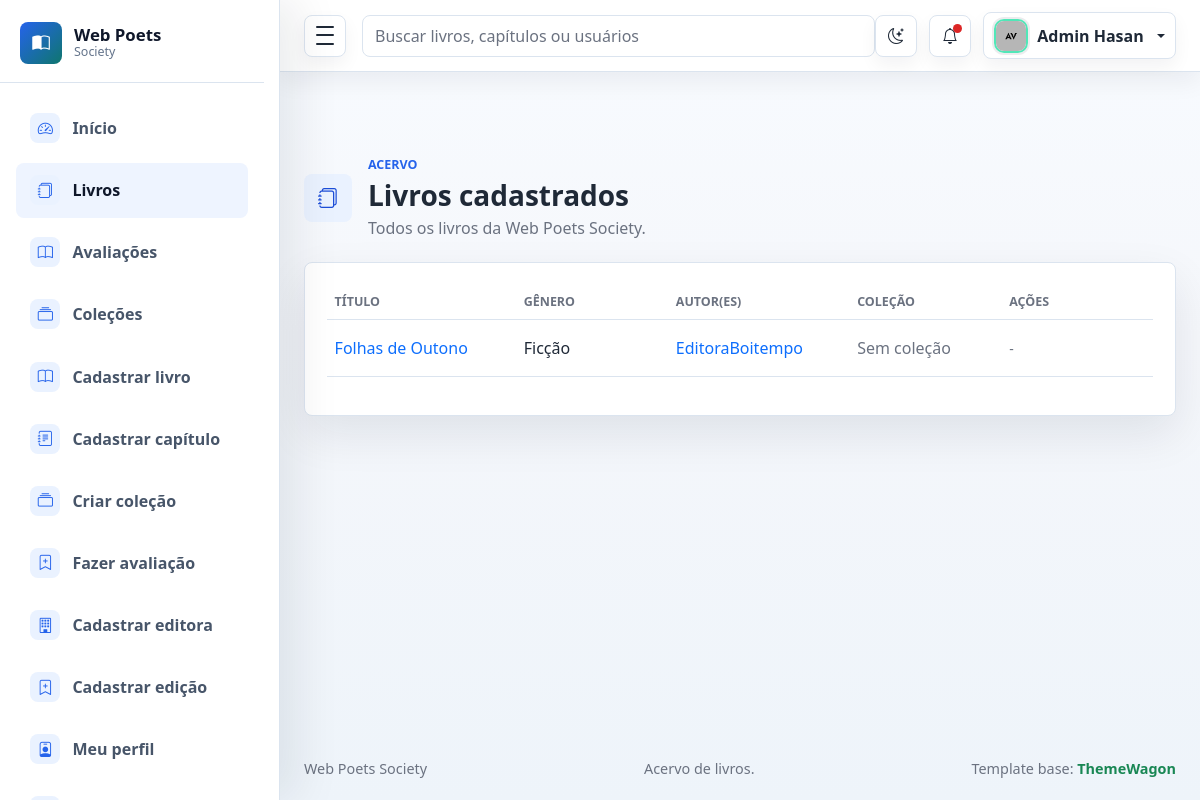
The page /livros/ (signed in) on the database its author committed.
### livros/models.py (models this page shows, shortened)
class Livro(models.Model):
    titulo = models.CharField(max_length=100)
    genero = models.CharField(max_length=50)
    class Meta:
        permissions = (
            ("editar_proprio_livro", "Pode editar o próprio livro"),
            ("editar_qualquer_livro", "Pode editar qualquer livro"),
            ("excluir_proprio_livro", "Pode excluir o próprio livro"),
            ("excluir_qualquer_livro", "Pode excluir qualquer livro"),
        )

### livro_usuario/models.py (models this page shows)
class Livro_Usuario(models.Model):
    livro = models.ForeignKey('livros.livro', on_delete=models.CASCADE)
    autor = models.ForeignKey('usuario.usuario', on_delete=models.CASCADE)

### livros/views.py (the view)
# urls.py: path('', views.lista_livros, name='lista'),
@login_required
def lista_livros(request):
    livros = Livro.objects.order_by('titulo').prefetch_related(
        'livro_usuario_set__autor',
        'livro_colecao_set__colecao',
    )
    return render(request, 'view/livros.html', {'livros': livros})

### template/view/livros.html (shortened to what this page needs)
{% extends "base.html" %}
{% block footer_middle %}Acervo de livros.{% endblock %}
{% block content %}
<div class="container-fluid px-3 px-lg-4 py-4">
  <div class="page-heading">
    <div class="page-heading-copy">
      <span class="page-icon"><i class="bi bi-journals" aria-hidden="true"></i></span>
      <div>
        <p class="eyebrow mb-1">Acervo</p>
        <h1 class="h3 mb-1">Livros cadastrados</h1>
        <p class="text-muted mb-0">Todos os livros da Web Poets Society.</p>
      </div>
    </div>
  </div>
  <section class="panel">
    <div class="table-responsive">
      <table class="table align-middle">
        <thead>
          <tr>
            <th scope="col">Título</th>
            <th scope="col">Gênero</th>
            <th scope="col">Autor(es)</th>
            <th scope="col">Coleção</th>
            <th scope="col">Ações</th>
          </tr>
        </thead>
        <tbody>
          {% for livro in livros %}
            <tr>
              <td>
                <a href="{% url 'capitulo:lista' livro.id %}">{{ livro.titulo }}</a>
              </td>
              <td>{{ livro.genero }}</td>
              <td>
                {% for lu in livro.livro_usuario_set.all %}
                  <a href="{% url 'perfil_publico' lu.autor.username %}">{{ lu.autor.username }}</a>{% if not forloop.last %}, {% endif %}
                {% empty %}
                  <span class="text-muted">Sem autor</span>
                {% endfor %}
              </td>
              <td>
                {% for lc in livro.livro_colecao_set.all %}
                  <span class="badge text-bg-secondary">{{ lc.colecao.titulo }}</span>
                {% empty %}
                  <span class="text-muted">Sem coleção</span>
                {% endfor %}
              </td>
              <td>
                {% if perms.livros.editar_qualquer_livro or perms.livros.excluir_qualquer_livro %}
                    <a href="{% url 'livros:editar' livro.id %}" class="btn btn-sm btn-warning">Editar</a>
                    <a href="{% url 'livros:deletar' livro.id %}" class="btn btn-sm btn-danger">Deletar</a>
                {% elif perms.livros.editar_proprio_livro or perms.livros.excluir_proprio_livro %}
                    <a href="{% url 'livros:editar' livro.id %}" class="btn btn-sm btn-warning">Editar</a>
                    <a href="{% url 'livros:deletar' livro.id %}" class="btn btn-sm btn-danger">Deletar</a>
                {% else %}
                    <span class="text-muted small">-</span>
                {% endif %}
              </td>
            </tr>
          {% empty %}
            <tr>
              <td colspan="5" class="text-center text-muted py-4">Nenhum livro cadastrado ainda.</td>
            </tr>
          {% endfor %}
        </tbody>
      </table>
    </div>
  </section>
</div>
{% endblock %}

### static/css/style.css (style rules this page uses)
:root { --sidebar-width: 280px; --sidebar-mini-width: 84px; --admin-bg: #f5f7fb; --admin-surface: #ffffff; --admin-surface-soft: #f8fafc; --admin-border: #dbe4ef; --admin-text: #1f2937; --admin-muted: #6b7280; --admin-primary: #2563eb; --admin-primary-dark: #1d4ed8; --admin-success: #0f766e; --admin-warning: #d97706; --admin-danger: #dc2626; --admin-sidebar: #111827; --admin-sidebar-soft: #1f2937; --admin-shadow-sm: 0 10px 24px rgba(15, 23, 42, 0.06); --admin-shadow: 0 18px 46px rgba(15, 23, 42, 0.09); --admin-shadow-lg: 0 26px 70px rgba(15, 23, 42, 0.12); --admin-ring: 0 0 0 4px rgba(37, 99, 235, 0.12); }
* { box-sizing: border-box; }
html { min-height: 100%; }
body { min-height: 100vh; margin: 0; background: linear-gradient(180deg, #f8fbff 0%, var(--admin-bg) 42%, #eef4fa 100%); color: var(--admin-text); font-family: "Segoe UI", Arial, sans-serif; }
a { text-decoration: none; }
.dashboard-content > .container-fluid { padding-top: 1.75rem !important; padding-bottom: 1.75rem !important; }
.page-heading, .panel-header, .metric-top { display: flex; align-items: center; justify-content: space-between; gap: 1rem; }
.page-heading { margin-bottom: 1.35rem; }
.page-heading h1 { font-weight: 800; letter-spacing: 0; }
.eyebrow { color: var(--admin-primary); font-size: 0.78rem; font-weight: 800; text-transform: uppercase; }
.metric-card, .panel { border: 1px solid var(--admin-border); border-radius: 8px; background: var(--admin-surface); box-shadow: var(--admin-shadow); }
.panel { padding: 1.35rem; transition: border-color 0.18s ease, box-shadow 0.18s ease; }
.table { --bs-table-bg: transparent; }
.table thead th { color: var(--admin-muted); font-size: 0.78rem; text-transform: uppercase; white-space: nowrap; }
.table tbody td { min-width: 120px; padding-top: 1rem; padding-bottom: 1rem; }
.table tbody tr { transition: background 0.16s ease; }
.page-heading-copy { display: flex; align-items: center; justify-content: flex-start; gap: 1rem; min-width: 0; }
.page-icon, .section-title i { display: inline-grid; place-items: center; flex: 0 0 auto; border-radius: 8px; background: #eaf2ff; color: var(--admin-primary-dark); }
.page-icon { width: 48px; height: 48px; font-size: 1.25rem; }
.text-muted { color: var(--admin-muted) !important; }
html[data-theme="light"] { color-scheme: light; }
body, .admin-navbar, .admin-sidebar, .admin-main, .metric-card, .panel, .auth-card, .error-card, .dropdown-menu, .modal-content, .form-control, .form-select { transition: background-color 0.18s ease, border-color 0.18s ease, color 0.18s ease, box-shadow 0.18s ease; }
.table { --bs-table-color: var(--admin-text); --bs-table-border-color: var(--admin-border); color: var(--admin-text); }
html:not([data-theme="dark"]) { --admin-sidebar: #ffffff; --admin-sidebar-soft: #eef4ff; --admin-sidebar-border: #dbe4ef; --admin-sidebar-text: #475569; --admin-sidebar-text-strong: #0f172a; --admin-sidebar-muted: #64748b; --admin-sidebar-icon-bg: #eaf2ff; --admin-sidebar-icon: #2563eb; --admin-sidebar-shadow: 18px 0 42px rgba(15, 23, 42, 0.08); }

### rows shown on the page
Livro: titulo "Folhas de Outono", genero "Ficção"
Livro_Usuario: autor.username "EditoraBoitempo"
